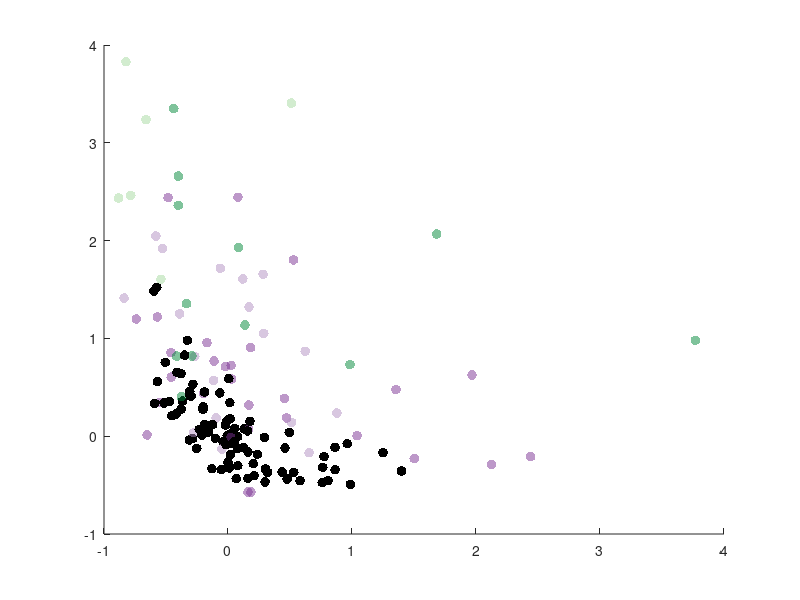

This figure's MATLAB source: (Note: this script raises an error after producing the figure.)
% Script to plot figures with ROMnorm vs. MSEnorm
clear;

% Load data table (made in "generate_rom_mse_datatable.m")
%%% Save out params 1       2          3    4     5     6 
% Column 1 -- subject ID
% Column 2 -- control subject? 1=yes, 0=no
% Column 3 -- joint number (#1-11)
% Column 4 -- affected hand? 1=yes, 0=no (for controls affected=L, unaff=R)
% Column 5 -- [mse_min, mse, mse_max]; 
% Column 6 -- [rom_min, rom, rom_max];


% Assume you're in the doses-kincode directory: 
%nstd = 0.5; 
%load(['data/datatable' num2str(nstd) 'std_acc_samp_prec.mat'])
load('data/datatable_boot_acc_samp_prec.mat')

% light to dark 
%colors_p = {[253,204,138],[252,141,89],[227,74,51],[179,0,0]};
%colors_p = {[228,26,28],[55,126,184],[77,175,74],[152,78,163]}; 
%colors_p = {[237, 32, 36], [28, 117, 188] [118, 172, 66], [127, 47, 141]}; % R/B/G/purple
%colors_p = {[189,201,225], [103,169,207], [28,144,153], [1,108,89]}
%colors_p = {[179,205,227],[140,150,198]*.8, [136,86,250],[121,15,124]}; % purples

%colors_p = {[123,50,148],[194,165,207],[166,219,160],[0,136,55]}; 
colors_p = {[123,50,148],[178,144,195],[166,219,160],[0,136,55]}; 


%% Get out mse_norm and rom_norm
mse_norm = []; % N x 3 
rom_norm = []; % N x 5
jt_ = []; % 1 x N 
id_ = []; % 1 x N: id: 1=aff, 2=unaff, 3=ctrl
subj_nm = {}; 

for jt = 1 : 11
    
    % Get control values to do the normalizations: 
    normal_rom = []; 
    normal_mse = []; 

    for i = 1:length(datatable)
            % correct joint             % normals
        if datatable{i}{3} == jt && datatable{i}{2} == 1
            mse = datatable{i}{5};
            rm = datatable{i}{6}; 
            normal_rom = [normal_rom rm(2)]; 
            normal_mse = [normal_mse mse(2)]; 
            
        end
    end

    % Calculate normalizers for this joint 
    medROM = median(normal_rom); 
    medMSE = median(normal_mse);

    % Now collect all data we care about and normalize it 
    for i = 1:length(datatable)
    
        % Correct joint 
        if datatable{i}{3} == jt 

            if datatable{i}{2} == 1 
                id_num = 3; % CONTROL -- not distinguishing b/w L/R; 
            
            elseif datatable{i}{2} == 0 && datatable{i}{4} == 1 % affected
                id_num = 1; % AFF
               
            elseif datatable{i}{2} == 0 && datatable{i}{4} == 0 % unaffected
                id_num = 2; %UNAFF
            else
                disp('Mistake! You should NOT end up here -- you should be in one of the above if/else statements')
                keyboard
            end
            
            % Save [min, val, max] for mse/rom: 
            mse = datatable{i}{5};
            rm = datatable{i}{6}; 
            mse_norm = [mse_norm; (mse - medMSE)/medMSE ];
            rom_norm = [rom_norm; (rm  - medROM)/medROM ]; 
            jt_ = [jt_ jt]; 
            id_ = [id_ id_num]; 
            subj_nm{end+1} = datatable{i}{1}{1}; 

        end
    end
end

%% Plot rom_norm vs. mse_norm

% Plot datapoints 
ix1 = find(id_==1); % affected
ix2 = find(id_==2); %unaffected
ix3 = find(id_==3); % ctrls 

%% Plot Fig 2E --  by joint category
figure; hold all; 
ax = subplot(1,1,1); 

% Which data to consider "abnormal" 
load('data/norm_abn_pat_indices.mat', 'save_indices'); 

% key options : 
% 'all_patients', -- all patients' affected jts regardless of whether in the 
% %                   'normal ellipse' or not are used to make
%                       joint-specific ellipses (not used) 
% 'all_mean_outside_ellipse_patients' -- if the mean of the patient / joint
%                       is outside the ellipse, then use this to make joint
%                       specific ellipses (used for fig 2) 
% 'all_error_outside_ellipse_patients' -- if the mean and ALL the error
%                        bars are outside the ellipse, then use this to 
%                        make joint specific ellipses (used for supp fig 3)
abnormal_key = 'all_patients'; 

% Plot points w/ colors
for i=1:11
    if i<=5 % distal joints 
        %mark = 's';
        c = 1; % category 1 
    elseif i==6 % elbow 
        %mark = 'o'; 
        c = 3; % category 3 -- elbow 
    elseif i<=9 % palm 
        %mark = 'h'; 
        c = 2; % category 2 -- wrist 
    elseif i<=11 % shoulder
        %mark = 'd'; 
        c = 4; % category 4 -- wrist
    end
    ix_jt1 = find(jt_(ix1) == i); 
    ix_jt2 = find(jt_(ix2) == i); 
    ix_jt3 = find(jt_(ix3) == i); 
    
    % Affected (by jt category) 
    n = length(ix_jt1); 
    scatter(rom_norm(ix1(ix_jt1), 2), mse_norm(ix1(ix_jt1), 2), 50, repmat(colors_p{c}/256, [n, 1]), 'filled', 'MarkerFaceAlpha', .5);

    % Control (black) 
    n = length(ix_jt3); 
    scatter(rom_norm(ix3(ix_jt3), 2), mse_norm(ix3(ix_jt3), 2), 50, 'k', 'filled');  

    % Unaffected (blue)-- remove this for now 
    %scatter(rom_norm(ix2(ix_jt2), 2), mse_norm(ix2(ix_jt2), 2), 100, 'b', 'filled', mark)  
end

% Confidence ellipse 
[~] = plot_conf_ellipse(ax, rom_norm(ix3, 2), mse_norm(ix3, 2),'k',...
    rom_norm(ix1, 2), mse_norm(ix1, 2));

% Also plot confidence ellipses for abnormal distal/wrist/elbow/shoulder
ellipse_data = {}; 
for c = 1:4
    ellipse_data{c} = []; 
end

% Which jts are abnormal; 
abn_jts = save_indices.(abnormal_key); 

for i=1:11
    if i<=5 % distal joints 
        c = 1; % category 1 
    elseif i==6 % elbow 
        c = 3; % category 3 -- elbow 
    elseif i<=9 % palm 
        c = 2; % category 2 -- wrist 
    elseif i<=11 % shoulder
        c = 4; % category 4 -- wrist
    end
    
    
    % Get joints
    ix_jt1 = find(jt_(abn_jts) == i); 

    % save data for ellipse making later 
    ellipse_data{c} = [ellipse_data{c};...
        [rom_norm(abn_jts(ix_jt1), 2) mse_norm(abn_jts(ix_jt1), 2)]]; 
end

for c = 1:4
    [~] = plot_conf_ellipse(ax, ellipse_data{c}(:, 1),...
        ellipse_data{c}(:, 2), colors_p{c}/256,...
        [], [], 75);
end

xlabel('Norm ROM')
ylabel('Norm T2TV')
xlim([-1, 4])
ylim([-1, 4])
set(gcf, 'Position', [0, 0, 400, 400])
%saveas(gcf, ['figs/normROMvMSE_byJtCat.svg'])

%% Plot 2D -- affected/unaffected plus ellipse 
figure; hold all; 
ax = subplot(1,1,1); 
blue = [100, 148, 165]/256; 


% Plot dots 
plot(rom_norm(ix1, 2), mse_norm(ix1, 2), 'r.', 'MarkerSize',15)
plot(rom_norm(ix2, 2), mse_norm(ix2, 2), '.', 'MarkerSize',15, 'Color', blue)

% Plot control subjects 
plot(rom_norm(ix3, 2), mse_norm(ix3, 2), 'k.', 'MarkerSize',15)  

% Confidence ellipse  -- 1 = outside ellipse 
[in_ellipse_aff] = plot_conf_ellipse(ax, rom_norm(ix3, 2), mse_norm(ix3, 2),'k',...
    rom_norm(ix1, 2), mse_norm(ix1, 2));

[in_ellipse_unaff] = plot_conf_ellipse(ax, rom_norm(ix3, 2), mse_norm(ix3, 2),'k',...
    rom_norm(ix2, 2), mse_norm(ix2, 2));

[in_ellipse_intact] = plot_conf_ellipse(ax, rom_norm(ix3, 2), mse_norm(ix3, 2),'k',...
    rom_norm(ix3, 2), mse_norm(ix3, 2));
% [~] = plot_conf_ellipse(ax, rom_norm(ix1, 2), mse_norm(ix1, 2),'r',...
%     rom_norm(ix1, 2), mse_norm(ix1, 2));
% 
% [~] = plot_conf_ellipse(ax, rom_norm(ix2, 2), mse_norm(ix2, 2),blue,...
%     rom_norm(ix1, 2), mse_norm(ix1, 2));

% Labels 
xlabel('Norm ROM'); xlim([-1, 4])
ylabel('Norm T2TV'); ylim([-1, 4])
set(gcf, 'Position', [0, 0, 300, 300])


%
rom_low = prctile(rom_norm(ix3, 2), 2.5); 
rom_hi = prctile(rom_norm(ix3, 2), 97.5);

t2t_low = prctile(mse_norm(ix3, 2), 2.5);
t2t_hi = prctile(mse_norm(ix3, 2), 97.5);

plot([rom_low, rom_low], [-1, 3], 'g-', 'linewidth', 3)
plot([rom_hi, rom_hi], [-1, 3], 'g-', 'linewidth', 3)
plot([-1, 3], [t2t_low, t2t_low], 'g-', 'linewidth', 3)
plot([-1, 3], [t2t_hi, t2t_hi], 'g-', 'linewidth', 3)

%saveas(gcf, ['figs/normROMvMSE_wAffUnaffCtrl.svg'])

%% Plot 2C -- individual jts for normal % patients
close all; 
%jts_ids = [7, 6, 10]; % from generate_fig2
%jt_nms = {'Palm Abd/Add', 'Elbow Flex/Ext', 'Shoulder Abd/Add'}; 

% jts_ids = [1, 2, 3, 4, 5]; 
% jt_nms = {'Thumb_MCP', 'Thumb_DIP', 'Index_MCP', 'Index_PIP', 'Index_DIP'}; 

% jts_ids = [7, 8, 9]; 
% jt_nms = {'Palm_Abd', 'Palm_Flex', 'Palm_Prono'}; 
% 
%jts_ids = [1, 2, 3, 4, 5]; 
%jt_nms = {'thumb mcp', 'thumb dip', 'index mcp', 'index pip', 'index dip'}; 

jts_ids = [2, 6, 10];
jt_nms = {'Thumb DIP', 'Elbow Flex/Ext', 'Shoulder Abd/Add'}; 

%jt_cols = {[237, 32, 36], [118, 172, 66], [127, 47, 141]}; % R/G/purple
%jt_cols = {[123,50,148],[166,219,160],[0,136,55]}; 

%jt_cols = {colors_p{2}, colors_p{3}, colors_p{4}}; 
%jt_cols = {colors_p{1}, colors_p{1}, colors_p{1}, colors_p{1}, colors_p{1}}; 
jt_cols = {colors_p{1}, colors_p{3}, colors_p{4}}; 

subjects = {'B8M', 'B12J', 'S13J'}; 

for i_j = 1:length(jts_ids)
    figure(i_j); hold all; 

    % Plot the 'normals' ellipse 
    ax = gca; 
    [~] = plot_conf_ellipse(ax, rom_norm(ix3, 2), mse_norm(ix3, 2),'k',...
        [], []);
    
    % Now plot the individual normal points for this joint; 
    jix3 = find(jt_(ix3) == jts_ids(i_j));
    plot(rom_norm(ix3(jix3), 2), mse_norm(ix3(jix3), 2), 'k.','MarkerSize', 20)

    % Now plot the affected patient jts for this joint 
    jix1 = find(jt_(ix1) == jts_ids(i_j));

    for subj = 1:length(subjects)
        subjid = subjects{subj}; 

        for j = 1:length(jix1)
            ogix = ix1(jix1(j)); 
            if contains(subj_nm{ogix}, subjid)
                plot(rom_norm(ogix, 2), mse_norm(ogix, 2), '.', 'Color', jt_cols{i_j}/256, 'MarkerSize', 20)
                text(rom_norm(ogix, 2), mse_norm(ogix, 2), subjid, 'Color', jt_cols{i_j}/256)
            end
        end
    end
    xlim([-1, 1.5])
    ylim([-1, 3.5])

    % save 
    set(gcf, 'Position', [0, 0, 300, 300])
    title(jt_nms{i_j})
    xlabel('Norm. ROM')
    ylabel('Norm. T2TV')
    %saveas(figure(i_j), ['figs/jt_id' num2str(jts_ids(i_j)) '_normROMvMSE.svg'])

end

%% Plot -- Median values for normal, borderline, abnormal points
% inside or outside the ellipse 
close all; 
ax = gca; 
test_result = plot_conf_ellipse(ax, rom_norm(ix3, 2), mse_norm(ix3, 2),'k',...
    rom_norm(ix1, 2), mse_norm(ix1, 2)); 

% Make sure output is the right length 
assert(length(test_result) == length(ix1))

% Dummy figure 
figure; ax2=subplot(1,1,1); 

% Test whether all 4 points of the 2D error bars (N/E/S/W) are outside the
% error ellipse as well
% North
tr1 = plot_conf_ellipse(ax2, rom_norm(ix3, 2), mse_norm(ix3, 2),'k',...
    rom_norm(ix1, 2), mse_norm(ix1, 3)); 
% South
tr2 = plot_conf_ellipse(ax2, rom_norm(ix3, 2), mse_norm(ix3, 2),'k',...
    rom_norm(ix1, 2), mse_norm(ix1, 1));
% East
tr3 = plot_conf_ellipse(ax2, rom_norm(ix3, 2), mse_norm(ix3, 2),'k',...
    rom_norm(ix1, 3), mse_norm(ix1, 2)); 
% West
tr4 = plot_conf_ellipse(ax2, rom_norm(ix3, 2), mse_norm(ix3, 2),'k',...
    rom_norm(ix1, 1), mse_norm(ix1, 2)); 

% Adds all test results %
sum_test_res = sum([test_result', tr1', tr2', tr3', tr4'], 2); 
assert(length(sum_test_res) == length(ix1))

% Find points that are ALL outside the ellipse; 
ix_abn = find(sum_test_res == 5);

% Points were mean is outside error ellipse (but all 4 pts of error may not
% be) 
ix_med = find(test_result == 1); 

% All points 
ix_all = 1:length(test_result); 

% Save these indices
save_indices = struct(); 
save_indices.('all_patients') = ix1; 
save_indices.('all_mean_outside_ellipse_patients') = ix1(ix_med); 
save_indices.('all_error_outside_ellipse_patients') = ix1(ix_abn); 
%save('data/norm_abn_pat_indices.mat', 'save_indices')

% Plot median plots for ROM/MSE for distal
% Jt indices to count as distal/palm/elb/shouder
dist_ix = 1:5; 
palm_ix = 7:9;
elb_ix = 6; 
shoul_ix = 10:11; 

inds = {dist_ix, palm_ix, elb_ix, shoul_ix}; 
jt_labels = {'Distal', 'Wrist', 'Elbow', 'Shoulder'}; 

% Same markers as Tom's Fig2 plot for distal/palm/elb/shouder
marker = {'s', 'h', 'o', 'd'}; 

% 3 different median lines to compute -- all / abnormal mean / abnormal
% mean+abnormal error bars
lev_ix = {ix_abn, ix_med, ix_all}; 
lev_color = {'r', 'm', 'k'}; 
lev_label = {'abn-pt', 'abn+border-pt', 'all-pt'}; 

% Different metrics to plot (rom/mse)
mets = {rom_norm(ix1, 2), mse_norm(ix1, 2)}; 
met_label = {'rom', 'mse'}; 

% Joint labels 
jts = jt_(ix1); 

% Make sure lengths of jts and mets match up since "jts" will be used to
% index into mets; 
assert(length(jts) == length(mets{1}))
assert(length(jts) == length(mets{2}))


figure; 
for met = 1:2

    % First subplot for first metric 
    subplot(1, 2, met); hold all; 
    mt = mets{met}; 

    % For each of the different lines 
    for level=1:3

        % Use level indices derived from above for which datapoints to
        % include
        mt_lev = mt(lev_ix{level}); 
        jt_lev = jts(lev_ix{level}); 

        % Category of joints: 
        for cat=1:4

            % Find all indices that fall into this joint category
            jts_cat = []; 
            for j = 1:length(inds{cat})
                tmp = find(jt_lev==inds{cat}(j)); 
                jts_cat = [jts_cat tmp]; 
            end

            % Plot median of this joint
            plot(median(mt_lev(jts_cat)), level, marker{cat},...
                'Color', lev_color{level},...
                'MarkerFaceColor', lev_color{level},...
                'MarkerSize', 10);
        end

        % Plot horizontal line 
        plot([-1, 3], [level,level], '-',...
            'Color', lev_color{level}, 'LineWidth', 1.5);

        % Add text to describe this line's data 
        text(-1, level-.25, lev_label{level}, 'Color', lev_color{level});
    end

    % Add metric title
    title('Medians by Jt Category'); 
    xlabel(['Norm ' met_label{met}])
    ylim([0, 4]); 
end

%% Plot normROM vs. normMSE w/ ERROR bars 
figure; hold all; 
ax = subplot(1,1,1); 

inds_red = save_indices.('all_error_outside_ellipse_patients') ; 

% Plot errors 
for j = ix1
    if ~isempty(find(inds_red == j))
        col='r'; 
    else
        col = [.5, .5, .5]; 
    end

    plot(rom_norm(j, 2), mse_norm(j, 2), '.', 'MarkerSize', 15, 'Color', col)
    plot([rom_norm(j, 1), rom_norm(j, 3)], [mse_norm(j, 2), mse_norm(j, 2)], '-', 'Color', col)
    plot([rom_norm(j, 2), rom_norm(j, 2)], [mse_norm(j, 1), mse_norm(j, 3)], '-', 'Color', col)
end 

% Plot control subjects 
plot(rom_norm(ix3, 2), mse_norm(ix3, 2), 'k.', 'MarkerSize',15)  

% Confidence ellipse 
[~] = plot_conf_ellipse(ax, rom_norm(ix3, 2), mse_norm(ix3, 2),'k',...
    rom_norm(ix1, 2), mse_norm(ix1, 2));

% Labels 
xlabel('Norm ROM'); xlim([-1, 4])
ylabel('Norm T2TV'); ylim([-1, 4])
set(gcf, 'Position', [0, 0, 400, 400])
%saveas(gcf, ['figs/normROMvMSE_wAffUnaffCtrl_werror.svg'])

%% Plot Supplemental Figure S4 -- distributions of ROM and MSE ERROR bars 
rom_lt_gt = []; % 2 x N of LT / GT 
mse_lt_gt = []; % 2 x N of LT / GT 

% Plot errors 
for j = ix1
    
    rom_ = rom_norm(j, [1, 3]) - rom_norm(j, 2); 
    rom_lt_gt = [rom_lt_gt rom_']; 

    mse_ = mse_norm(j, [1, 3]) - mse_norm(j, 2); 
    mse_lt_gt = [mse_lt_gt mse_']; 
    
end

mts = {rom_lt_gt, mse_lt_gt}; 
mts_lab = {'norm ROM', 'norm T2TV'}; 
bds = {'Lower', 'Upper'}; 
for m=1:2
    met = mts{m}; 
    figure; hold all; 
    title(mts_lab{m}); 

    for i = 1:2
        subplot(1, 2, i); hold all; 
        [prob,eds] = histcounts(met(i, :), 15, 'Normalization', 'probability'); 
        eds_plt = eds(1:end-1) + 0.5*(eds(2)-eds(1)); 
        plot(eds_plt, prob, 'k-', 'LineWidth',1); 
        mn = mean(met(i, :)); 
        plot([mn, mn], [0, .4], 'b-', 'LineStyle','--')
        ylim([0, .4])
        ylabel('Fraction of Jts')
        xlabel([bds{i} ' bound of 95% CI for ' mts_lab{m}])
    end
    
    set(gcf, 'Position', [0, 0, 800, 300])
    %saveas(gcf, ['figs/CI_dist_' mts_lab{m} '.svg'])
end

%% Plot 2F -- plot out violin plot distr of normROM / normMSE vs control
figure; 

% doing this to avoid needing to index by ix1 (bc already done in
% "norm_abn_pat_indices.mat" 
mets_patient = {rom_norm(:, 2), mse_norm(:, 2)}; 

% still want to index by ix3; 
mets_control = {rom_norm(ix3, 2), mse_norm(ix3, 2)}; 
mets_label = {'Norm ROM', 'Norm T2TV'}; 

% Joint labels 
jts_p = jt_; 
jts_c = jt_(ix3); 
jt_labels = {'Distal', 'Wrist', 'Elbow', 'Shoulder'}; 

% Jt indices to count as distal/palm/elb/shouder
dist_ix = 1:5; % index/thumb
palm_ix =7:9;% palm abd / flex / prono
elb_ix = 6; % elbow 
shoul_ix = 10:11; % shoulder 

inds = {dist_ix, palm_ix, elb_ix, shoul_ix}; 

% any patient w/ mean outside ellipse, all patients
%lev_ix = {ix_med};%, ix_all}; 

% Which data to consider "abnormal" 
load('data/norm_abn_pat_indices.mat', 'save_indices'); 

% key options : 
% 'all_patients', -- all patients' affected jts regardless of whether in the 
% %                   'normal ellipse' or not are used to make
%                       joint-specific ellipses (not used) 
% 'all_mean_outside_ellipse_patients' -- if the mean of the patient / joint
%                       is outside the ellipse, then use this to make joint
%                       specific ellipses (used for fig 2) 
% 'all_error_outside_ellipse_patients' -- if the mean and ALL the error
%                        bars are outside the ellipse, then use this to 
%                        make joint specific ellipses (used for supp fig 3)
abnormal_key = 'all_patients'; 
lev_ix = {save_indices.(abnormal_key)}; 


lev_color = {'r'};%,'b'}; 
lev_label = {'abn-pt'};%, 'all-pt'}; 
linecolor = [.5, .5, .5]; 
controlface = [.2, .2, .2]; 
alphas = {.8, .4}; 

dprimes = zeros(2, 4); 

for met = 1:2

    subplot(2, 1, met); hold all; 
    ax = gca; 

    % index into right metric 
    met_p = mets_patient{met}; 
    met_c = mets_control{met}; 

    % for each patient level: 
    for level = 1:1 

        mt_lev_p = met_p(lev_ix{level}); 
        jt_lev_p = jts_p(lev_ix{level}); 

        for cat = 1:4
            
            % which joints are acceptable 
            keep_p = []; 
            keep_c = []; 

            % Aggregate joints 
            for j = 1:length(inds{cat})
                tmp = find(jt_lev_p==inds{cat}(j)); 
                keep_p = [keep_p tmp]; 

                tmp2 = find(jts_c == inds{cat}(j)); 
                keep_c = [keep_c tmp2]; 
            end

            % Plot boxplot for controls  
            if level == 1
                %draw_boxplot(ax, cat, met_c(keep_c), linecolor, controlface, 0.5)
                draw_violin(ax, cat*2, met_c(keep_c), linecolor, controlface, 0.5)
                control_dist = met_c(keep_c); 
            end
    
            % patients 
            %draw_boxplot(ax, cat + (level*.3), mt_lev_p(keep_p),...
            %    linecolor, colors_p{cat}/256, alphas{level}); 
            draw_violin(ax, cat*2 + (level*.6), mt_lev_p(keep_p),...
                linecolor, colors_p{cat}/256, alphas{level})
            stroke_dist = mt_lev_p(keep_p); 

            % Get d-prime distance (from Veuthey et. al. 2020)
            dprime = (mean(stroke_dist) - mean(control_dist)) / (0.5*(sqrt(std(control_dist) + std(stroke_dist)))); 
            assert(dprimes(met, cat) == 0)
            dprimes(met, cat) = dprime; 
           

        end
    end

    xlabel('Joint Categories')
    xticks([1:2:8] + 1.2)
    xticklabels(jt_labels)
    ylabel(mets_label{met})
    xlim([.5, 10])

end

set(gcf, 'Position', [0, 0, 300, 400])
saveas(gcf, ['figs/normROM_normMSE_violins.svg'])

for met = 1:2
    for cat = 1:4
        fprintf('Metric %s, Jt category %s, Dprime=%.2f\n', mets_label{met}, jt_labels{cat}, dprimes(met, cat))
    end
end
